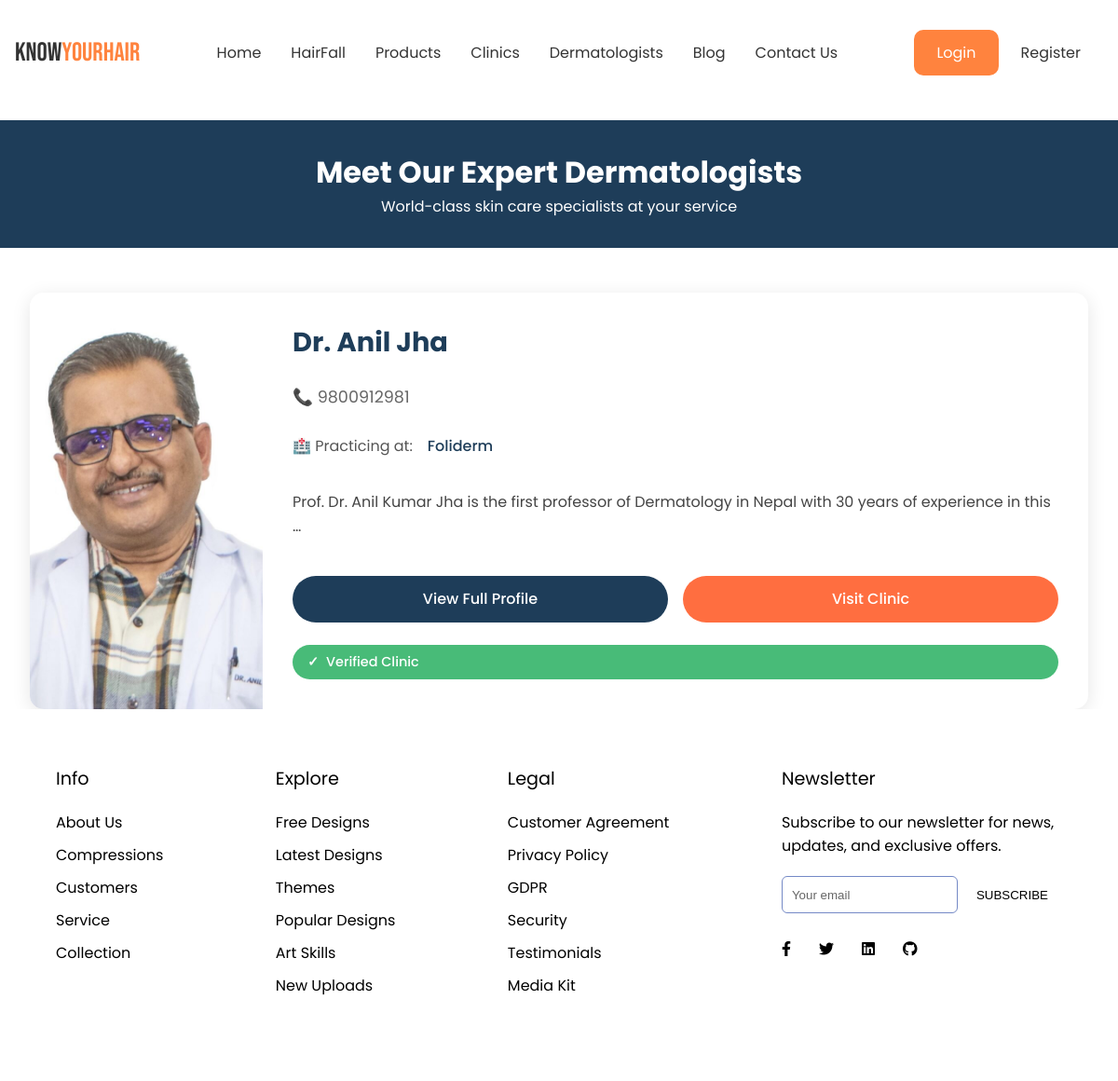
Page /clinic/dermatologists/ on the earlier database version.
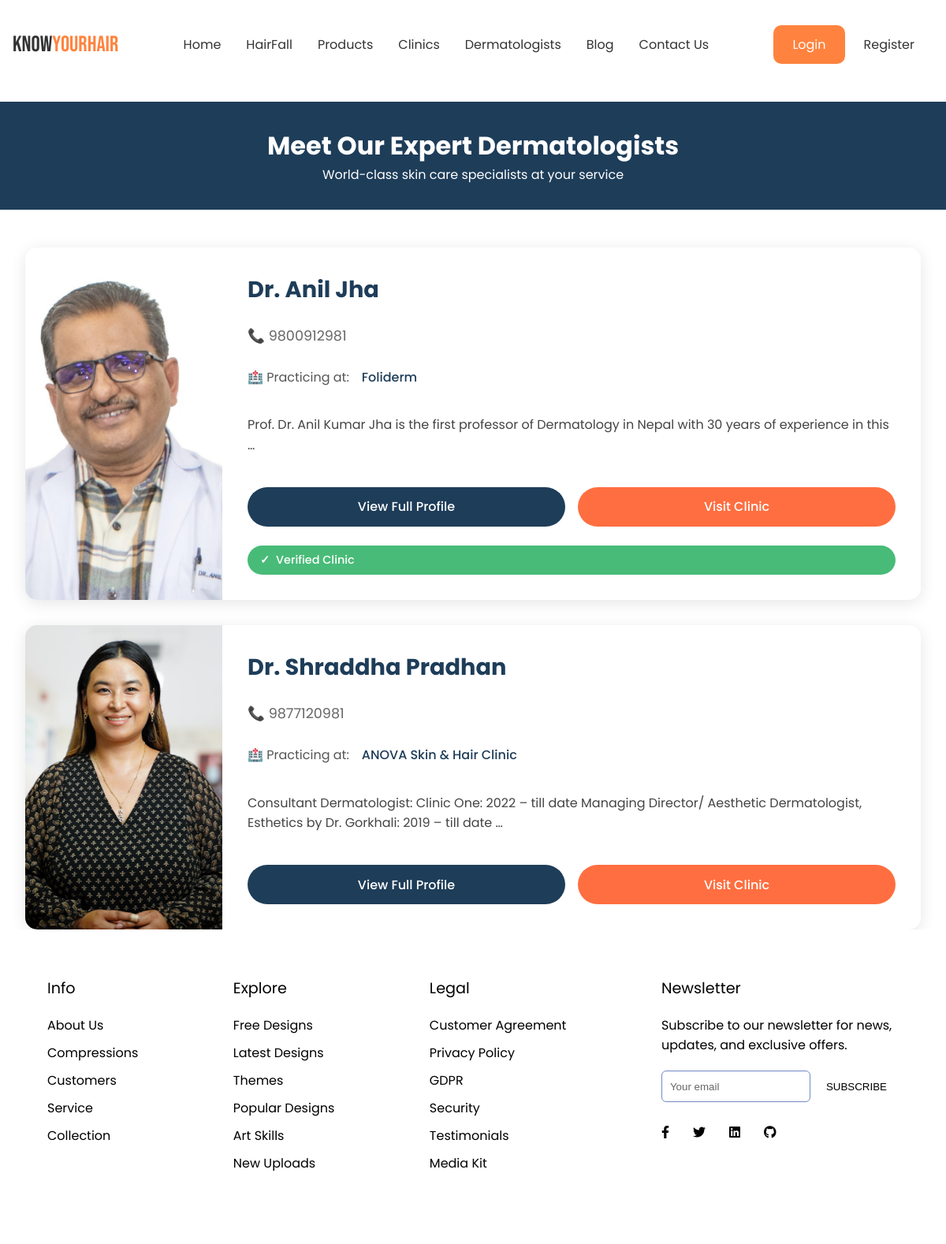
Same page on the later database version.
### clinic/models.py (models this page shows, shortened)
class Dermatologist(models.Model):
    id = models.AutoField(primary_key=True)
    first_name = models.CharField(max_length=100)
    last_name = models.CharField(max_length=100)
    About = models.TextField()
    image = models.ImageField(upload_to='dermatologist_images/', blank=True, null=True)
    clinic = models.ForeignKey(Clinic, on_delete=models.CASCADE, related_name="dermatologists")
    phoneNum = models.CharField(max_length=100)
    total_experience = models.IntegerField()

class Clinic(models.Model):
    STATUS_CHOICES = [
        ('Pending', 'Pending'),
        ('Approved', 'Approved'),
        ('Rejected', 'Rejected'),
    ]
    id = models.AutoField(primary_key=True)
    name = models.CharField(max_length=100)
    description = models.TextField()
    date_posted = models.DateTimeField(default=timezone.now)
    author = models.ForeignKey(User, on_delete=models.CASCADE)
    image = models.ImageField(upload_to='clinics_images/', blank=True, null=True)
    address = models.CharField(max_length=100)
    opening_time = models.CharField(max_length=100)
    closing_time = models.CharField(max_length=100)
    phoneNum = models.CharField(max_length=100)
    status = models.CharField(max_length=15, choices=STATUS_CHOICES, default='Pending')

### clinic/views.py (the view)
# urls.py: path('dermatologists/', AllDermatologistListView.as_view(), name='dermatologist'),
class AllDermatologistListView(ListView):
    model = Dermatologist
    template_name = 'clinic/Dermatologist.html'
    context_object_name = 'dermatologists'
    paginate_by = 6
    def get_queryset(self):
        return Dermatologist.objects.all().select_related('clinic')

### clinic/templates/clinic/Dermatologist.html
{% extends 'base/base.html' %}
{% load static %}
{% block dermatologist_page_css %}
<link rel="stylesheet" type="text/css" href="{% static 'clinic/css/dermatologist_page.css' %}">
{% endblock %}
{% block search_css %}
<link rel="stylesheet" type="text/css" href="{% static 'product/css/searchBar.css' %}">
{% endblock %}
{% block content %}
    <header class="header">
        <h1>Meet Our Expert Dermatologists</h1>
        <p>World-class skin care specialists at your service</p>
    </header>
    <div class="container-derma">
        <div class="doctor-cards">
            {% for dermatologist in dermatologists %}
                <div class="doctor-card">
                    <div class="doctor-image">
                        {% if dermatologist.image %}
                            <img src="{{ dermatologist.image.url }}" alt="Dr. {{ dermatologist.first_name }} {{ dermatologist.last_name }}">
                        {% else %}
                            <img src="/api/placeholder/250/300" alt="Dr. {{ dermatologist.first_name }} {{ dermatologist.last_name }}">
                        {% endif %}
                    </div>
                    <div class="doctor-info">
                        <h2 class="doctor-name">Dr. {{ dermatologist.first_name }} {{ dermatologist.last_name }}</h2>
                        <div class="doctor-contact">📞 {{ dermatologist.phoneNum }}</div>
                        <div class="doctor-clinic">
                            <span>🏥 Practicing at:</span>
                            <a href="{% url 'clinic-detail' dermatologist.clinic.id %}" class="clinic-link">
                                {{ dermatologist.clinic.name }}
                            </a>
                        </div>
                        <p class="doctor-about">{{ dermatologist.About|truncatewords:20 }}</p>
                        <div class="action-buttons">
                            <a href="{% url 'dermatologist-detail' dermatologist.id %}" class="view-profile">View Full Profile</a>
                            <a href="{% url 'clinic-detail' dermatologist.clinic.id %}" class="visit-clinic">Visit Clinic</a>
                        </div>
                        {% if dermatologist.clinic.status == 'Approved' %}
                            <div class="clinic-status approved">Verified Clinic</div>
                        {% endif %}
                    </div>
                </div>
            {% empty %}
                <p>No dermatologists found.</p>
            {% endfor %}
        </div>
    </div>
{% endblock content %}

### base/templates/base/base.html (shortened to what this page needs)
{% load static %}
<!DOCTYPE html>
<html lang="en">
<head>
    <link rel="stylesheet" href="https://cdnjs.cloudflare.com/ajax/libs/font-awesome/5.15.4/css/all.min.css">
    <link href="https://cdnjs.cloudflare.com/ajax/libs/font-awesome/6.0.0/css/all.min.css" rel="stylesheet">
     <link rel="stylesheet" type="text/css" href="{% static 'base/css/footer.css' %}">
    <link rel="stylesheet" type="text/css" href="{% static 'product/css/searchBar.css' %}">
    {% block search_css %} {% endblock %}
    {% block dermatologist_page_css %} {% endblock %}
</head>
<body>
    {% include 'base/navbar.html' %}
    <main class="container">
        {% block content %}{% endblock %}
    </main>
    {% block footer %}
    <section class="footer">
        <div class="footer-row">
            <div class="footer-col">
                <h4>Info</h4>
                <ul class="links">
                    <li><a href="#">About Us</a></li>
                    <li><a href="#">Compressions</a></li>
                    <li><a href="#">Customers</a></li>
                    <li><a href="#">Service</a></li>
                    <li><a href="#">Collection</a></li>
                </ul>
            </div>
            <div class="footer-col">
                <h4>Explore</h4>
                <ul class="links">
                    <li><a href="#">Free Designs</a></li>
                    <li><a href="#">Latest Designs</a></li>
                    <li><a href="#">Themes</a></li>
                    <li><a href="#">Popular Designs</a></li>
                    <li><a href="#">Art Skills</a></li>
                    <li><a href="#">New Uploads</a></li>
                </ul>
            </div>
            <div class="footer-col">
                <h4>Legal</h4>
                <ul class="links">
                    <li><a href="#">Customer Agreement</a></li>
                    <li><a href="#">Privacy Policy</a></li>
                    <li><a href="#">GDPR</a></li>
                    <li><a href="#">Security</a></li>
                    <li><a href="#">Testimonials</a></li>
                    <li><a href="#">Media Kit</a></li>
                </ul>
            </div>
            <div class="footer-col">
                <h4>Newsletter</h4>
                <p>Subscribe to our newsletter for news, updates, and exclusive offers.</p>
                <form action="#">
                    <input type="text" placeholder="Your email" required>
                    <button type="submit">SUBSCRIBE</button>
                </form>
                <div class="icons">
                    <i class="fab fa-facebook-f"></i>
                    <i class="fab fa-twitter"></i>
                    <i class="fab fa-linkedin"></i>
                    <i class="fab fa-github"></i>
                </div>
            </div>
        </div>
    </section>
    {% endblock %}
</body>
</html>

### base/templates/base/navbar.html (shortened to what this page needs)
{% load static %}
{% block navbar_css %}
<link rel="stylesheet" type="text/css" href="{% static 'base/css/home.css' %}">
{% endblock %}
<nav>
    <div class="nav__header ">
        <div class="nav__logo">
            <a href="{% url 'KnowYourHair-home' %}">Know<span>YourHair</span></a>
        </div>
    </div>
    <ul class="nav__links" id="nav-links">
        <li class="active"><a href="{% url 'KnowYourHair-home' %}">Home</a></li>
        <li><a href="{% url 'KnowYourHair-hairfallprediction' %}">HairFall</a></li>
        <li><a href="{% url 'KnowYourHair-product' %}">Products</a></li>
        <li><a href="{% url 'KnowYourHair-clinic' %}">Clinics</a></li>
        <li><a href="{% url 'dermatologist' %}">Dermatologists</a></li>
        <li><a href="{% url 'KnowYourHair-blog' %}">Blog</a></li>
        <li><a href="{% url 'KnowYourHair-blog' %}">Contact Us</a></li>
    </ul>
  <div class="nav__btns">
    {% if user.is_authenticated %}
        {% if request.user.is_superuser %}
            <a href="{% url 'adminDash' %}" class="btn sign__up">Dashboard</a>
        {% elif request.user.profile.agent %}
            <a href="{% url 'profile' %}" class="btn sign__up">Profile</a>
        {% elif request.user.profile.customer %}
            <a href="{% url 'profile' %}" class="btn sign__up">Profile </a>
        {% endif %}
        <a href="{% url 'logout' %}" class="btn sign__in">Logout</a>
    {% else %}
        <a href="{% url 'login' %}" class="btn sign__in">Login</a>
        <a href="{% url 'registration' %}" class="btn sign__up">Register</a>
    {% endif %}
</div>
</nav>

### base/static/base/css/footer.css (style rules this page uses)
html, body { height: 100%; margin: 0; display: flex; flex-direction: column; }
.footer { margin-top: auto; width: 100%; background: #ffff; border-radius: 0; padding-bottom: 20px; color: #000000; }
.footer .footer-row { display: flex; flex-wrap: wrap; justify-content: space-between; gap: 3.5rem; padding: 60px; }
.footer-row .footer-col h4 { color: #000000; font-size: 1.2rem; font-weight: 400; }
.footer-col .links { margin-top: 20px; }
.footer-col .links li { list-style: none; margin-bottom: 10px; }
.footer-col .links li a { text-decoration: none; color: #000000; }
.footer-col p { margin: 20px 0; color: #000000; max-width: 300px; }
.footer-col form { display: flex; gap: 5px; }
.footer-col input { height: 40px; border-radius: 6px; background: none; width: 100%; outline: none; border: 1px solid #7489C6; caret-color: #000000; color: #000000; padding-left: 10px; }
.footer-col input::placeholder { color: #666666; }
.footer-col form button { background: #fff; outline: none; border: none; padding: 10px 15px; border-radius: 6px; cursor: pointer; font-weight: 500; transition: 0.2s ease; }
.footer-col .icons { display: flex; margin-top: 30px; gap: 30px; cursor: pointer; }
.footer-col .icons i { color: #000000; }

### clinic/static/clinic/css/dermatologist_page.css (style rules this page uses)
:root { --primary-blue: #1e3d59; --primary-orange: #ff6e40; --light-orange: #fff0eb; --gradient-bg: linear-gradient(135deg, var(--primary-blue), #2d5d8b); }
.header { background: var(--primary-blue); color: white; padding: 2rem; text-align: center; margin-top: 3rem; margin-bottom: 3rem; }
.container-derma { max-width: 1200px; margin: auto; padding: 0 2rem; }
.doctor-cards { display: flex; flex-direction: column; gap: 2rem; }
.doctor-card { background: white; border-radius: 15px; overflow: hidden; display: flex; box-shadow: 0 4px 20px rgba(0,0,0,0.1); transition: transform 0.3s ease, box-shadow 0.3s ease; }
.doctor-image { width: 250px; flex-shrink: 0; }
.doctor-image img { width: 100%; height: 100%; object-fit: cover; }
.doctor-info { padding: 2rem; flex-grow: 1; display: flex; flex-direction: column; gap: 1rem; }
.doctor-name { color: var(--primary-blue); font-size: 1.8rem; margin-bottom: 0.5rem; }
.doctor-contact { color: #666; display: flex; align-items: center; gap: 0.5rem; font-size: 1.1rem; }
.doctor-about { color: #444; line-height: 1.6; margin: 0.5rem 0; }
.doctor-clinic { margin: 0.5rem 0; font-size: 1rem; color: #555; display: flex; align-items: center; gap: 0.5rem; }
.clinic-link { color: var(--primary-blue); text-decoration: none; font-weight: 500; transition: all 0.3s ease; padding: 0.2rem 0.5rem; border-radius: 4px; }
.action-buttons { display: flex; gap: 1rem; margin-top: 1rem; }
.action-buttons a { flex: 1; text-align: center; padding: 0.8rem 1.5rem; border-radius: 25px; font-weight: 500; transition: all 0.3s ease; text-decoration: none; }
.view-profile { background: var(--primary-blue); color: white; }
.visit-clinic { background: var(--primary-orange); color: white; }
.clinic-status { margin-top: 0.5rem; padding: 0.5rem 1rem; border-radius: 20px; font-size: 0.9rem; display: inline-flex; align-items: center; gap: 0.5rem; font-weight: 500; }
.clinic-status.approved { background: #48bb78; color: white; }
.clinic-status.approved::before { content: "✓"; font-weight: bold; }

Differences in the rows shown:
added Dermatologist: image (picture), first_name "Shraddha", last_name "Pradhan", phoneNum "9877120981", clinic.name "ANOVA Skin & Hair Clinic", About "Consultant Dermatologist: Clinic One: 2022 – till date Managing Director/ Aesthetic Dermatologist, Esthetics by Dr. Gorkhali: 2019 – till date …"
